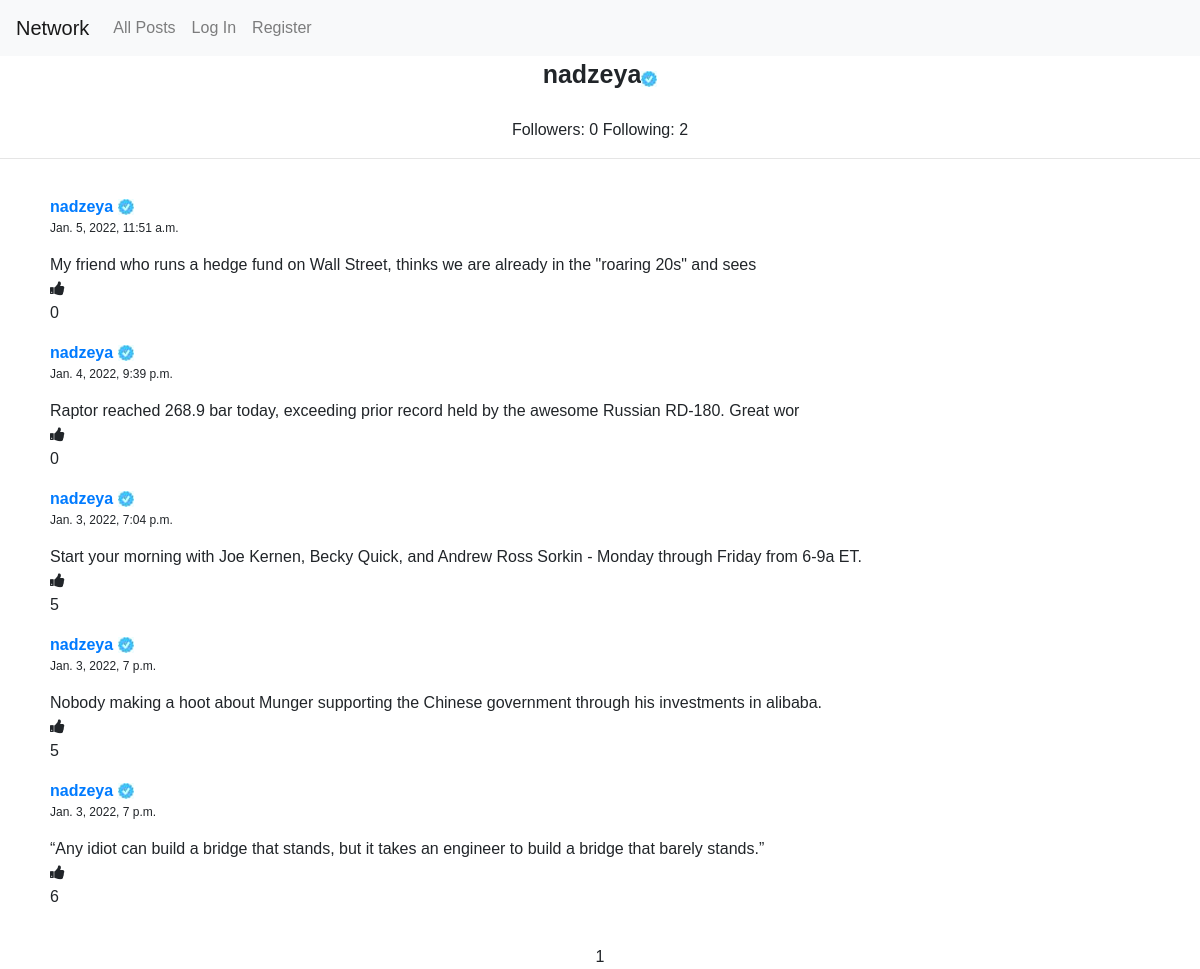
Page /profile/nadzeya on the committed database.
### network/models.py (models this page shows, shortened)
class User(AbstractUser):
    pass
    def __str__(self):
        return self.username

class Post(models.Model):
    username = models.ForeignKey(User, on_delete=models.CASCADE)
    text = models.CharField(max_length=100)
    date=models.DateTimeField(auto_now_add=True)
    likes = models.IntegerField( default=0)

### network/views.py (the view)
# urls.py: path("profile/<str:username>", views.profile, name='profile'),
def profile(request, username):
    username = User.objects.get(username=username)
    posts = Post.objects.filter(username=username).order_by('-date')
    followers = Following.objects.filter(subscription=username).count()
    subscriptions = Following.objects.filter(username=username).count()
    p = Paginator(posts, 10)
    page_number = request.GET.get('page')
    try:
        page_obj = p.get_page(page_number)  # returns the desired page object
    except PageNotAnInteger:
        page_obj = p.page(1)
    except EmptyPage:
        page_obj = p.page(p.num_pages)
    if request.user.is_authenticated:
           user = request.user
           current_user = User.objects.get(username=user)
           liked = Liked.objects.filter(username=current_user, liked=True)
           if Following.objects.filter(username=current_user, subscription=username).exists():
               x=True
           else:
               x=False
           liked_posts = []
           for i in liked:
               liked_posts.append('likebtn' + str(i.post.id))
           try:
               follow = Following.objects.get(username=current_user, subscription=username)
               message = 'Yau are following this user'
               if request.method == "POST":
                   follow.delete()
                   return HttpResponseRedirect(reverse("profile", kwargs={'username': username}))
           except ObjectDoesNotExist:
               message = 'Yau are not following this user'
               if request.method == "POST":
                   follow, created = Following.objects.get_or_create(username=current_user, subscription=username,
                                                                     subat=0,
                                                                     subto=0)
                   return HttpResponseRedirect(reverse("profile", kwargs={'username': username}))
    else:
        return render(request, "network/profile.html",
                      {'username': username, 'posts': posts,
                       'followers': followers, 'subscriptions': subscriptions, 'page_obj': page_obj,
                       })
    return render(request, "network/profile.html",
                  {'username': username, 'posts': posts, 'current_user': current_user, 'message': message,
                   'followers': followers, 'subscriptions': subscriptions, 'page_obj': page_obj,
                   'liked_posts':liked_posts, 'x':x})

### network/templates/network/profile.html (shortened to what this page needs)
{% extends "network/layout.html" %}
{% load static %}
{% block body %}
<div class="profile">
<span class="user-profile">{{username}}</span><img src="{% static 'network/approval-16.jpg' %}" alt="My image"><br>
{{username.email}}<br>
    <span>Followers: {{followers}}</span>
<span>Following: {{subscriptions}}</span>
<hr>
    </div>
<div class="container">
        {% for post in page_obj.object_list %}
    <span class="username"><a href="{% url 'profile' post.username %}">{{post.username}}</a></span>
<img src="{% static 'network/approval-16.jpg' %}" alt="My image">
 <br>
     <p class="date">{{post.date}}</p>
<span  id="edit{{post.id}}" class="text">{{post.text}}</span>
<br>
<i  class="fa fa-thumbs-up"></i><p id="likes{{post.id}}">{{post.likes}}</p>
         {% endfor %}
    </div>
    <center>
        <span>{{page_obj.number}}</span>
    </center>
{% endblock %}

### network/static/network/styles.css (style rules this page uses)
body { background-color: white; font-family: inherit; }
.username { font-weight:bold; }
.container { padding: 20px; }
.date { font-size: 12px; }
.text { width: 20px; }
.profile { text-align:center; }
.user-profile { font-weight: bold; font-size: 25px; }

### rows in the picture
User: username "nadzeya"
Post: username "nadzeya", date "Jan. 5, 2022, 11:51 a.m.", text "My friend who runs a hedge fund on Wall Street, thinks we are already in the \"roaring 20s\" and sees", likes "0"
Post: username "nadzeya", date "Jan. 4, 2022, 9:39 p.m.", text "Raptor reached 268.9 bar today, exceeding prior record held by the awesome Russian RD-180. Great wor", likes "0"
Post: username "nadzeya", date "Jan. 3, 2022, 7:04 p.m.", text "Start your morning with Joe Kernen, Becky Quick, and Andrew Ross Sorkin - Monday through Friday from 6-9a ET.", likes "5"
Post: username "nadzeya", date "Jan. 3, 2022, 7 p.m.", text "Nobody making a hoot about Munger supporting the Chinese government through his investments in alibaba.", likes "5"
Post: username "nadzeya", date "Jan. 3, 2022, 7 p.m.", text "“Any idiot can build a bridge that stands, but it takes an engineer to build a bridge that barely stands.”", likes "6"

### other values in the picture
{{ followers }} "0"
{{ subscriptions }} "2"
{{ page_obj.number }} "1"
